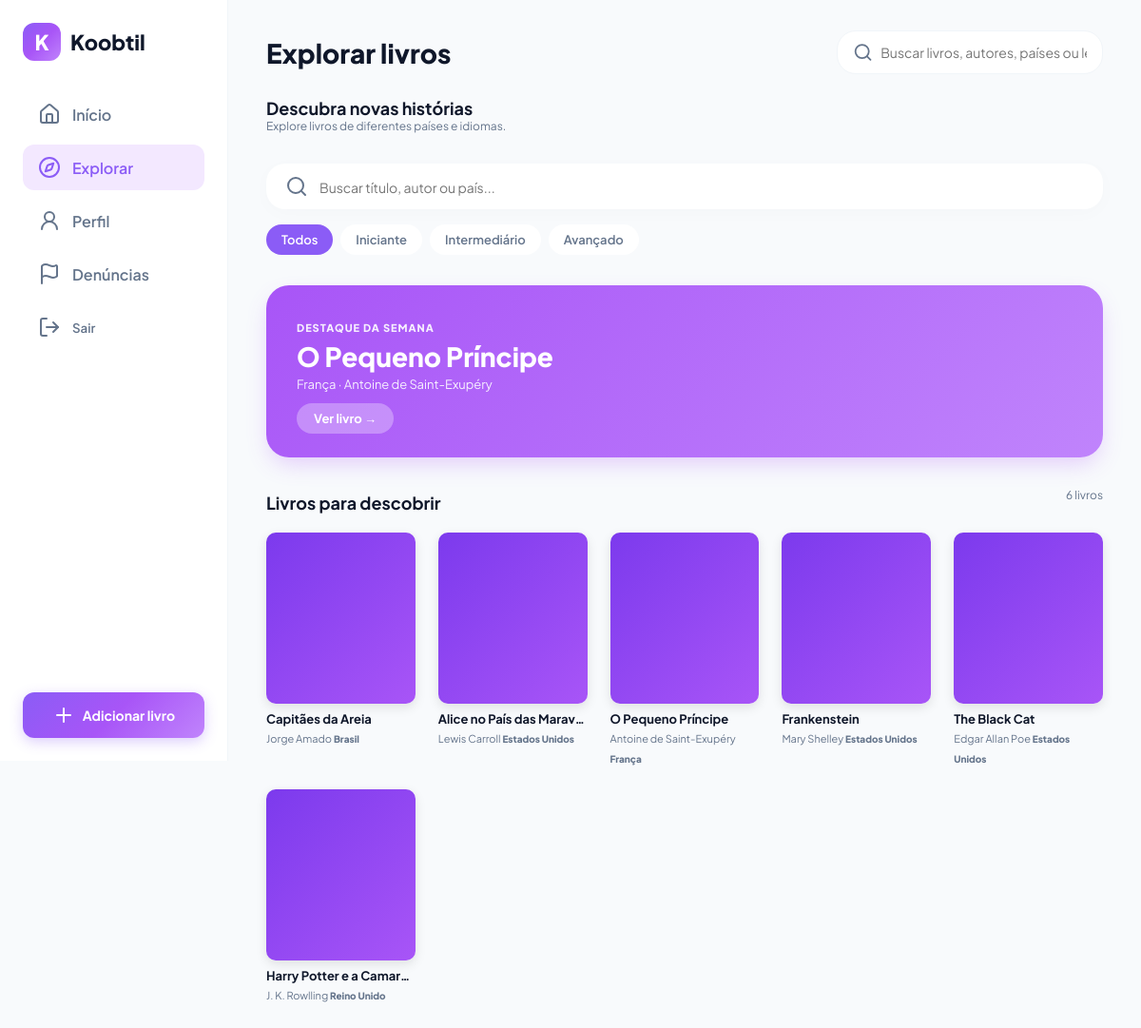
Screenshot of /explorar/ (signed in) with the database file from the repository.
### core/models.py (models this page shows, shortened)
class Livro(models.Model):
    NIVEIS = [
        ('iniciante', 'Iniciante'),
        ('intermediario', 'Intermediário'),
        ('avancado', 'Avançado'),
    ]
    titulo = models.CharField(max_length=200)
    autor = models.CharField(max_length=150)
    pais_origem = models.CharField(max_length=100)
    descricao = models.TextField()
    capa = models.URLField(
        max_length=500,
        blank=True,
        null=True
    )
    nivel_dificuldade = models.CharField(
        max_length=20,
        choices=NIVEIS,
        default='intermediario'
    )
    criador = models.ForeignKey(
    settings.AUTH_USER_MODEL,
    on_delete=models.SET_NULL,
    null=True,
    blank=True,
    related_name='livros_cadastrados'
    )
    data_cadastro = models.DateTimeField(auto_now_add=True)

### core/views.py (the view)
# urls.py: path('explorar/', views.explorar, name='explorar'),
@login_required
def explorar(request):
    livros = Livro.objects.all()
    dificuldade = request.GET.get('dificuldade')
    if dificuldade:
        livros = livros.filter(nivel_dificuldade=dificuldade)
    destaque_semana = Livro.objects.annotate(
        total_favoritos=Count('favoritado_por')
    ).filter(
        total_favoritos__gt=0
    ).order_by('-total_favoritos').first()
    return render(request, 'core/explorar.html', {
        'livros': livros,
        'destaque_semana': destaque_semana,
        'dificuldade_selecionada': dificuldade,
    })

### core/templates/core/explorar.html (shortened to what this page needs)
{% extends 'base.html' %}
{% block header %}
    {% with page_title="Explorar livros" %}
        {% include 'fragments/header.html' %}
    {% endwith %}
{% endblock %}
{% block content %}
<div class="explore-page">
    <section class="section">
        <div class="section-header">
            <div>
                <h3>Descubra novas histórias</h3>
                <p class="widget-sub">
                    Explore livros de diferentes países e idiomas.
                </p>
            </div>
        </div>
        <div class="explore-search-bar">
            <i data-lucide="search"></i>
            <form method="GET" action="{% url 'core:buscar_livros' %}">
                <input
                    type="text"
                    name="q"
                    placeholder="Buscar título, autor ou país..."
                    value="{{ request.GET.q }}"
                >
            </form>
        </div>
        <div class="filter-tags">
            <a href="{% url 'core:explorar' %}"
            class="tag {% if not dificuldade_selecionada %}active{% endif %}">
                Todos
            </a>
            <a href="?dificuldade=iniciante"
            class="tag {% if dificuldade_selecionada == 'iniciante' %}active{% endif %}">
                Iniciante
            </a>
            <a href="?dificuldade=intermediario"
            class="tag {% if dificuldade_selecionada == 'intermediario' %}active{% endif %}">
                Intermediário
            </a>
            <a href="?dificuldade=avancado"
            class="tag {% if dificuldade_selecionada == 'avancado' %}active{% endif %}">
                Avançado
            </a>
        </div>
    </section>
    <section class="featured-banner">
        {% if destaque_semana %}
            <div class="featured-content">
                <span class="subtext">DESTAQUE DA SEMANA</span>
                <h2>{{ destaque_semana.titulo }}</h2>
                <p class="author-tag">
                    {{ destaque_semana.pais_origem }} ·
                    {{ destaque_semana.autor }}
                </p>
                <a href="{% url 'core:detalhe_livro' destaque_semana.id %}"
                class="btn-view-book">
                    Ver livro →
                </a>
            </div>
        {% else %}
            <div class="featured-content">
                <span class="subtext">DESTAQUE DA SEMANA</span>
                <h2>Nenhum destaque disponível</h2>
                <p class="author-tag">Favorite um livro para participar!</p>
            </div>
        {% endif %}
    </section>
    <section class="section">
        <div class="section-header">
            <h3>Livros para descobrir</h3>
            <span class="widget-sub">
                {{ livros|length }} livros
            </span>
        </div>
        <div class="explore-books-grid">
            {% for livro in livros %}
                <a href="{% url 'core:detalhe_livro' livro.id %}" class="book-card">
                   <div class="cover cover-purple">
                    </div>
                    <div class="book-info">
                        <strong class="title">
                            {{ livro.titulo }}
                        </strong>
                        <span class="author">
                            {{ livro.autor }}
                        </span>
                        <span class="country-badge">
                            {{ livro.pais_origem }}
                        </span>
                    </div>
                </a>
            {% empty %}
                <p>Nenhum livro cadastrado ainda.</p>
            {% endfor %}
        </div>
    </section>
</div>
{% endblock %}

### templates/base.html (shortened to what this page needs)
{% load static %}
<!DOCTYPE html>
<html lang="pt-BR">
<head>
    <link rel="stylesheet" href="{% static 'css/style.css' %}">
</head>
<body>
    <div class="app-container">
        {% include 'fragments/sidebar.html' %}
        <main class="main-content">
            {% block header %}
            {% endblock %}
            {% block content %}
            {% endblock %}
        </main>
    </div>
</body>
</html>

### templates/fragments/sidebar.html (shortened to what this page needs)
<aside class="sidebar">
    <div class="sidebar-header">
        <a href="{% url 'core:home' %}" class="logo-link">
            <div class="logo">
                <span class="logo-mark">K</span>
                <span class="logo-text">Koobtil</span>
            </div>
        </a>
    </div>
    <nav class="sidebar-nav">
        <a href="{% url 'core:home' %}"
           class="nav-item {% if request.resolver_match.url_name == 'home' %}active{% endif %}">
            <i data-lucide="house"></i>
            <span>Início</span>
        </a>
        <a href="{% url 'core:explorar' %}"
           class="nav-item {% if request.resolver_match.url_name == 'explorar' %}active{% endif %}">
            <i data-lucide="compass"></i>
            <span>Explorar</span>
        </a>
        <a href="{% url 'core:perfil' %}"
           class="nav-item {% if request.resolver_match.url_name == 'perfil' %}active{% endif %}">
            <i data-lucide="user-round"></i>
            <span>Perfil</span>
        </a>
        {% if user.is_authenticated and user.is_staff %}
            <a href="{% url 'core:admin_denuncias' %}" class="nav-item">
                <i data-lucide="flag"></i>
                <span>Denúncias</span>
            </a>
        {% endif %}
        {% if user.is_authenticated %}
            <form method="post" action="{% url 'logout' %}" class="nav-item-form">
                <button type="submit" class="nav-item nav-item-button">
                    <i data-lucide="log-out"></i>
                    <span>Sair</span>
                </button>
            </form>
        {% endif %}
    </nav>
    <div class="sidebar-footer">
        <a href="{% url 'core:adicionar_livro' %}"
           class="add-book-btn">
            <i data-lucide="plus"></i>
            <span>Adicionar livro</span>
        </a>
    </div>
</aside>

### templates/fragments/header.html
<header class="page-header">
    <div class="header-title">
        <h1>{{ page_title }}</h1>
    </div>
    <div class="header-actions">
        <form class="search-box" method="GET" action="{% url 'core:buscar' %}">
            <i data-lucide="search"></i>
            <input
                type="text"
                name="q"
                placeholder="Buscar livros, autores, países ou leitores..."
                value="{{ request.GET.q }}"
            >
        </form>
    </div>
</header>

### rows the page displays
Livro: titulo "O Pequeno Príncipe", pais_origem "França", autor "Antoine de Saint-Exupéry"
Livro: titulo "Capitães da Areia", autor "Jorge Amado", pais_origem "Brasil"
Livro: titulo "Alice no País das Marav…", autor "Lewis Carroll", pais_origem "Estados Unidos"
Livro: titulo "Frankenstein", autor "Mary Shelley", pais_origem "Estados Unidos"
Livro: titulo "The Black Cat", autor "Edgar Allan Poe", pais_origem "Estados Unidos"
Livro: titulo "Harry Potter e a Camar…", autor "J. K. Rowlling", pais_origem "Reino Unido"

### other values shown
{{ page_title }} "Explorar livros"
{{ livros|length }} "6"
